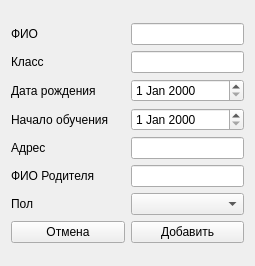
<?xml version="1.0" encoding="UTF-8"?>
<ui version="4.0">
 <class>addEditStudent</class>
 <widget class="QWidget" name="addEditStudent">
  <property name="geometry">
   <rect>
    <x>0</x>
    <y>0</y>
    <width>255</width>
    <height>266</height>
   </rect>
  </property>
  <property name="windowTitle">
   <string>Form</string>
  </property>
  <layout class="QGridLayout" name="gridLayout_2">
   <item row="0" column="1">
    <layout class="QGridLayout" name="gridLayout">
     <item row="3" column="1">
      <widget class="QDateEdit" name="dateEdit_startStudy"/>
     </item>
     <item row="3" column="0">
      <widget class="QLabel" name="label_4">
       <property name="text">
        <string>Начало обучения</string>
       </property>
      </widget>
     </item>
     <item row="2" column="1">
      <widget class="QDateEdit" name="dateEdit_birthDate">
       <property name="dateTime">
        <datetime>
         <hour>0</hour>
         <minute>0</minute>
         <second>0</second>
         <year>2000</year>
         <month>1</month>
         <day>1</day>
        </datetime>
       </property>
      </widget>
     </item>
     <item row="7" column="0">
      <widget class="QPushButton" name="btn_cancel">
       <property name="sizePolicy">
        <sizepolicy hsizetype="Expanding" vsizetype="Fixed">
         <horstretch>0</horstretch>
         <verstretch>0</verstretch>
        </sizepolicy>
       </property>
       <property name="text">
        <string>Отмена</string>
       </property>
      </widget>
     </item>
     <item row="0" column="1">
      <widget class="QLineEdit" name="lineEdit_name"/>
     </item>
     <item row="4" column="1">
      <widget class="QLineEdit" name="lineEdit_address"/>
     </item>
     <item row="2" column="0">
      <widget class="QLabel" name="label_3">
       <property name="text">
        <string>Дата рождения</string>
       </property>
      </widget>
     </item>
     <item row="7" column="1">
      <widget class="QPushButton" name="btn_save">
       <property name="sizePolicy">
        <sizepolicy hsizetype="Expanding" vsizetype="Fixed">
         <horstretch>0</horstretch>
         <verstretch>0</verstretch>
        </sizepolicy>
       </property>
       <property name="text">
        <string>Добавить</string>
       </property>
      </widget>
     </item>
     <item row="5" column="1">
      <widget class="QLineEdit" name="lineEdit_parentName"/>
     </item>
     <item row="6" column="0">
      <widget class="QLabel" name="label_7">
       <property name="text">
        <string>Пол</string>
       </property>
      </widget>
     </item>
     <item row="6" column="1">
      <widget class="QComboBox" name="comboBox_gender"/>
     </item>
     <item row="5" column="0">
      <widget class="QLabel" name="label_6">
       <property name="text">
        <string>ФИО Родителя</string>
       </property>
      </widget>
     </item>
     <item row="0" column="0">
      <widget class="QLabel" name="label">
       <property name="text">
        <string>ФИО</string>
       </property>
      </widget>
     </item>
     <item row="1" column="0">
      <widget class="QLabel" name="label_2">
       <property name="text">
        <string>Класс</string>
       </property>
      </widget>
     </item>
     <item row="1" column="1">
      <widget class="QLineEdit" name="lineEdit_class"/>
     </item>
     <item row="4" column="0">
      <widget class="QLabel" name="label_5">
       <property name="text">
        <string>Адрес</string>
       </property>
      </widget>
     </item>
    </layout>
   </item>
  </layout>
 </widget>
 <resources/>
 <connections/>
</ui>
